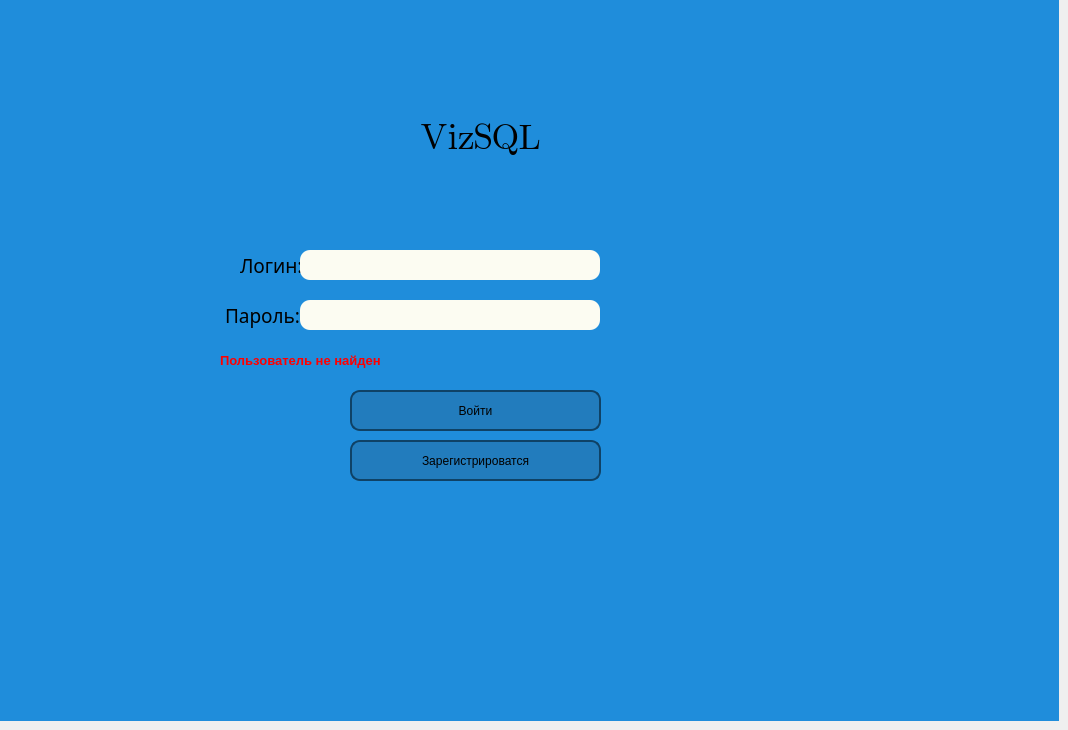
       <widget class="QWidget" name="Log_in">
        <widget class="QWidget" name="widget" native="true">
         <property name="geometry">
          <rect>
           <x>0</x>
           <y>0</y>
           <width>1059</width>
           <height>721</height>
          </rect>
         </property>
         <property name="styleSheet">
          <string notr="true">background: #1f8ddb</string>
         </property>
         <widget class="QLabel" name="NAME_text">
          <property name="geometry">
           <rect>
            <x>420</x>
            <y>100</y>
            <width>130</width>
            <height>75</height>
           </rect>
          </property>
          <property name="font">
           <font>
            <family>Segoe UI Emoji</family>
            <pointsize>28</pointsize>
           </font>
          </property>
          <property name="text">
           <string>VizSQL</string>
          </property>
         </widget>
         <widget class="QLabel" name="LOGIN_text">
          <property name="geometry">
           <rect>
            <x>240</x>
            <y>250</y>
            <width>75</width>
            <height>30</height>
           </rect>
          </property>
          <property name="font">
           <font>
            <family>Microsoft JhengHei</family>
            <pointsize>14</pointsize>
            <weight>50</weight>
            <bold>false</bold>
           </font>
          </property>
          <property name="text">
           <string>Логин:</string>
          </property>
         </widget>
         <widget class="QLineEdit" name="login">
          <property name="geometry">
           <rect>
            <x>300</x>
            <y>250</y>
            <width>300</width>
            <height>30</height>
           </rect>
          </property>
          <property name="styleSheet">
           <string notr="true">background: #fcfcf2;   border-radius: 10px;</string>
          </property>
         </widget>
         <widget class="QLineEdit" name="password">
          <property name="geometry">
           <rect>
            <x>300</x>
            <y>300</y>
            <width>300</width>
            <height>30</height>
           </rect>
          </property>
          <property name="styleSheet">
           <string notr="true">background: #fcfcf2;   border-radius: 10px;</string>
          </property>
         </widget>
         <widget class="QLabel" name="PASSWORD_text">
          <property name="geometry">
           <rect>
            <x>225</x>
            <y>300</y>
            <width>75</width>
            <height>30</height>
           </rect>
          </property>
          <property name="font">
           <font>
            <family>Microsoft JhengHei</family>
            <pointsize>14</pointsize>
            <weight>50</weight>
            <bold>false</bold>
           </font>
          </property>
          <property name="text">
           <string>Пароль:</string>
          </property>
         </widget>
         <widget class="QPushButton" name="log_in_button">
          <property name="geometry">
           <rect>
            <x>350</x>
            <y>390</y>
            <width>251</width>
            <height>41</height>
           </rect>
          </property>
          <property name="styleSheet">
           <string notr="true">QPushButton {
    border: 2px solid #0f4266;
    border-radius: 10px;
    background: #227cbd;
    padding: 5px;
    }

QPushButton:hover {
    background: #31c3d6;
    }</string>
          </property>
          <property name="text">
           <string>Войти</string>
          </property>
         </widget>
         <widget class="QPushButton" name="newuser_button_2">
          <property name="geometry">
           <rect>
            <x>350</x>
            <y>440</y>
            <width>251</width>
            <height>41</height>
           </rect>
          </property>
          <property name="styleSheet">
           <string notr="true">QPushButton {
    border: 2px solid #0f4266;
    border-radius: 10px;
    background: #227cbd;
    padding: 5px;
    }

QPushButton:hover {
    background: #31c3d6;
    }</string>
          </property>
          <property name="text">
           <string>Зарегистрироватся</string>
          </property>
         </widget>
         <widget class="QLabel" name="error_Log_in_text">
          <property name="enabled">
           <bool>true</bool>
          </property>
          <property name="geometry">
           <rect>
            <x>220</x>
            <y>340</y>
            <width>171</width>
            <height>41</height>
           </rect>
          </property>
          <property name="font">
           <font>
            <pointsize>10</pointsize>
            <weight>75</weight>
            <bold>true</bold>
           </font>
          </property>
          <property name="styleSheet">
           <string notr="true">color: #f00</string>
          </property>
          <property name="text">
           <string>Пользователь не найден</string>
          </property>
         </widget>
        </widget>
       </widget>
